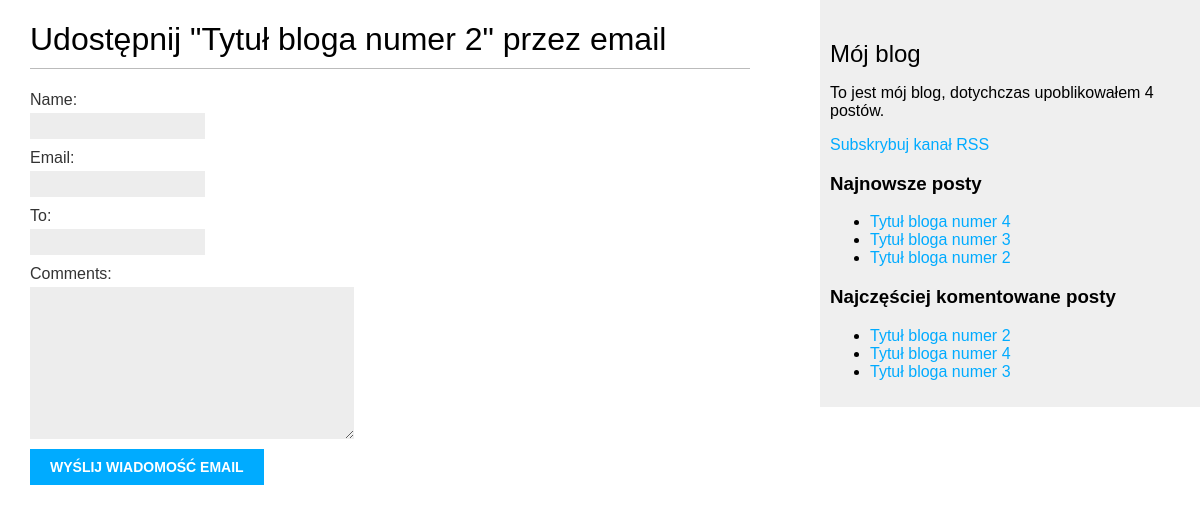
Page /blog/3/share/ on the earlier database version.
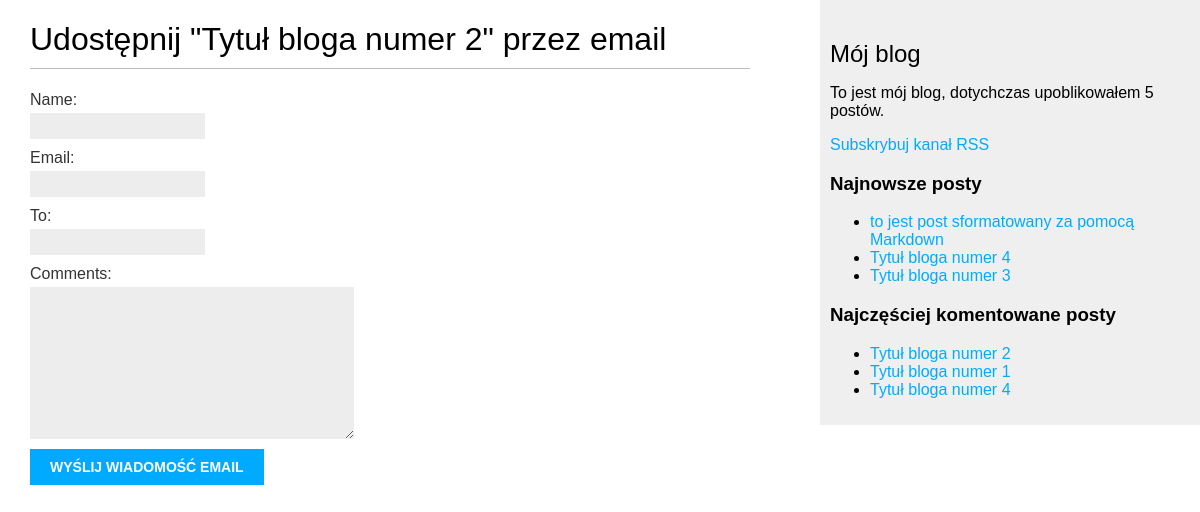
Same page on the later database version.
### blog/models.py (models this page shows, shortened)
class Post(models.Model):
    STATUS_CHOICES =    (
        ('draft', 'Draft'),
        ('published', 'Published'),
    )
    title = models.CharField(max_length=250)
    slug = models.SlugField(max_length=250,
                            unique_for_date='publish')
    author = models.ForeignKey(User,
                                on_delete=models.CASCADE,
                                related_name='blog_posts')
    body = models.TextField()
    publish = models.DateTimeField(default=timezone.now)
    created = models.DateTimeField(auto_now_add=True)
    updated = models.DateTimeField(auto_now=True)
    status = models.CharField(max_length=10,
                                choices=STATUS_CHOICES,
                                default='draft')
    objects = models.Manager() # Menadżer domyślny
    published = PublishedManager()  # Menadżer niestandardowy
    tags = TaggableManager()
    class Meta:
        ordering = ('-publish',)
    def get_absolute_url(self):
        return reverse('blog:post_detail',
                        args=[self.publish.year,
                              self.publish.strftime('%m'),
                              self.publish.strftime('%d'),
                              self.slug])

### blog/views.py (the view)
def post_share(request, post_id):
    post = get_object_or_404(Post, id=post_id, status='published')
    sent = False
    if request.method == 'POST':
        form = EmailPostForm(request.POST)
        if form.is_valid():
            cd = form.cleaned_data
            post_url = request.build_absolute_uri(post.get_absolute_url())
            subject = "{} ({}) zachęca do przeczytania '{}'".format(cd['name'],cd['email'], post.title)
            message = 'Przeczytaj post "{}" na stronie {}\n\n Komentarz dodany przez {}: {}'.format(post.title, post_url, cd['name'], cd['comments'])
            send_mail(subject, message, 'admin@myblog.com', [cd['to']])
            sent = True
    else:
        form = EmailPostForm()
    return render(request, 'blog/post/share.html', {'post': post,
                                                    'form': form,
                                                    'sent': sent})

### blog/forms.py
class EmailPostForm(forms.Form):
    name = forms.CharField(max_length=25)
    email = forms.EmailField()
    to = forms.EmailField()
    comments = forms.CharField(required=False,
                                widget=forms.Textarea)

### blog/models.py (called while the page is built)
    def get_queryset(self):
        return super(PublishedManager, self).get_queryset().filter(status='published')

### blog/templatetags/blog_tags.py (called while the page is built)
@register.simple_tag
def total_posts():
    return Post.published.count()

@register.inclusion_tag('blog/post/latest_posts.html')
def show_latest_posts(count=5):
    latest_posts = Post.published.order_by('-publish')[:count]
    return {'latest_posts': latest_posts}

@register.simple_tag
def get_most_commented_posts(count=5):
    return Post.published.annotate(
        total_comments=Count('comments')
    ).order_by('-total_comments')[:count]

### blog/templates/blog/post/share.html (shortened to what this page needs)
{% extends "blog/base.html" %}
{% block content %}
    {% if sent %}
        <h1>Wiadomość email została wysłana</h1>
        <p>Wysyłanie posta "{{ post.title }}" do {{ form.cleaned_data.to }} zakończyło się sukcesem.</p>
    {% else %}
        <h1>Udostępnij "{{ post.title }}" przez email</h1>
        <form action="." method="POST">
            {{ form.as_p }}
            <input type="submit" value='Wyślij wiadomość email'>
        </form>
    {% endif %}
{% endblock %}

### blog/templates/blog/base.html (shortened to what this page needs)
{% load blog_tags %}
{% load static %}
<!DOCTYPE html>
<html lang="en"></html>
<head>
    <link rel="stylesheet" href="{% static 'css/blog.css' %}">
</head>
<body>
    <div id="content">
        {% block content %}
        {% endblock %}
    </div>
    <div id="sidebar">
        <h2>Mój blog</h2>
        <p>To jest mój blog, dotychczas upoblikowałem {% total_posts %} postów.</p>
        <p>
            <a href="{% url 'blog:post_feed' %}">Subskrybuj kanał RSS</a>
        </p>
        <h3>Najnowsze posty</h3>
        {% show_latest_posts 3 %}
        <h3>Najczęściej komentowane posty</h3>
        {% get_most_commented_posts 3 as most_commented_posts %}
        <ul>
            {% for post in most_commented_posts %}
            <li>
                <a href="{{ post.get_absolute_url }}">{{ post.title }}</a>
            </li>
            {% endfor %}
        </ul>
    </div>
</body>
</html>

### blog/templates/blog/post/latest_posts.html
<ul>
    {% for post in latest_posts %}
    <li>
        <a href="{{ post.get_absolute_url }}">{{ post.title }}</a>
    </li>
    {% endfor %}
</ul>

Differences in the rows shown:
no longer on one of the page's lists (row unchanged): Post: title "Tytuł bloga numer 2"
no longer on one of the page's lists (row unchanged): Post: title "Tytuł bloga numer 3"
added Post: title "to jest post sformatowany za pomocą Markdown", shown under "Najnowsze posty"
now on this page (row unchanged): Post: title "Tytuł bloga numer 1", shown under "Najczęściej komentowane posty"
Other differences:
text no longer shown: "4"
text now shown: "5"
